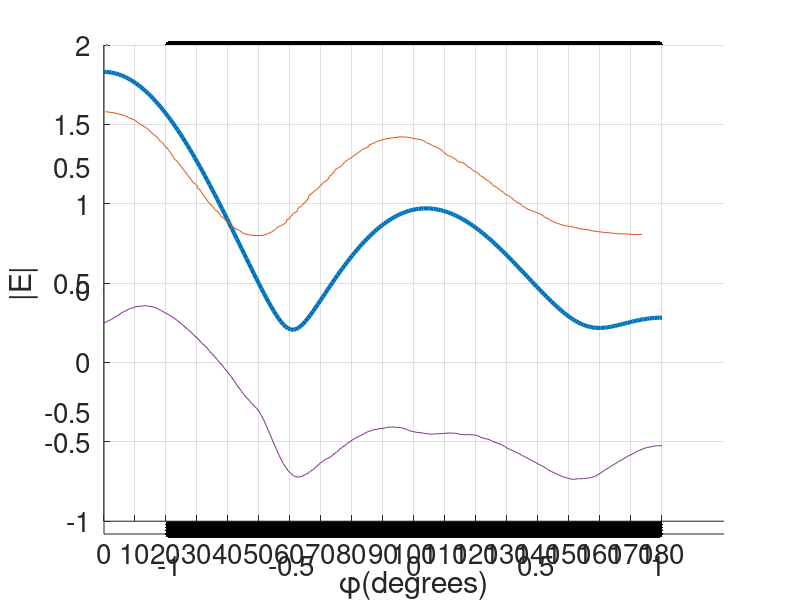

Recreate this plot in MATLAB.
clc; clear variables; close all;

%% defining constants
% epsilon0 = 8.853e-12;
epsilonr = 4;           %relative permitivity of the dielectric shell
epsilon = epsilonr;     
theta0 = pi/2;          %angle between z-axis and propagation axis
phi0 = 0;               %angle between x-axis and projection of k on xy plane
lambda = 1;             %wavelength 
E0 = 1;                 %electric field amplitude 
k = 2*pi/lambda;        %wave vector

%% defining the scatterer
shellsize = lambda;     %temporary space to carve out the dielectric shell
N = 150 ;                 %number of pixels in which space is broken
x1    = linspace(-shellsize,shellsize,N);   %x-space of square space
y1    = linspace(-shellsize,shellsize,N);   %y-space of square space
[X Y] = meshgrid(x1,y1);
X     = reshape(X,[(N)^2,1]);           %to generate the coordinate system
Y     = reshape(Y,[(N)^2,1]);           %to generate the coordinate system

%plotting the square space
 scatter(X,Y,'k','filled');
 hold on; grid on; axis('equal');

%carving out dielectric shell from the square space generated by X and Y
t = 0;      %temporary variable to hold index 
for m = 1:(N)^2
    if ((X(m)^2 + Y(m)^2) <= (0.3*lambda)^2) && ((X(m)^2 + Y(m)^2) >= (0.25*lambda)^2)
       t = t + 1; 
       X1(t) = X(m);
       Y1(t) = Y(m);
    end
end

%plotting the dielectric shell
 scatter(X1,Y1,'w','filled');
 grid on; axis('equal'); hold off;
set(gca,'fontsize',20)
%% formulating and solving the problem
a = lambda / 50; %side of the square patch
r = 0.56 * a;    %radius of equivalent circle with same cross section

%forming matrix C in the equation [C][E] = Ei
for m = 1:length(X1)
    for n = 1:length(X1)
        if m == n
            C(m,n) = 1 + ((epsilon - 1) * (1i/2) * (pi * k * r * besselh(1,2,(k * r)) - 2i));
        else
            rho = sqrt((X1(m) - X1(n))^2 + (Y1(m) - Y1(n))^2);
            C(m,n) = (1i * pi * k * r / 2) * (epsilon - 1) * (besselj(1, (k * r))) * (besselh(0,2,(k * rho)));
        end
    end
end

%for Ei vector
alpha = X1 * sin(theta0) * cos(phi0) + Y1 * sin(theta0) * sin(phi0);
Ei = E0 * exp(-1i * k * alpha);     %incident electric field 

%solving matrix equation
E = C\Ei';      %total electric field on the dielectric volume

%% calculating the total field 
phi = linspace(0,pi,228);   %for circular variation around the shell
%rho0 = (0.3*lambda - 0.25*lambda) + 0.25*lambda;
rho0 = 0.5*lambda;          %distance where we want to check the field

%temporary variable 'temp' to store the amplitude of the field
temp = -1i * (pi * k / 2) * sqrt(2i / (pi * k * rho0)) ...
    * exp(-1i * k * rho0) * (epsilon-1) * r * besselj(1,(k * r)) ;
temp1 = cos(phi.')*X1 + sin(phi.')*Y1;  %to hold angular variation
Es = temp * exp(1i * k * temp1) * E;    %required field
Es = flip(abs(Es));                     %absolute value of the complex field

%% plotting the field w.r.t. phi variation
AxesH = axes('XTick',0:10:180, 'NextPlot', 'add');
plot(phi*180/pi,Es,'linewidth',3);
hold on; grid on; set(gca,'fontsize',20)
xlabel('\phi(degrees)');
ylabel('|E|');

%% extracted from richmond figure 3 (reference plot)
import_rr = load('extrd_fig3_rich.mat');
rr = import_rr.rr;
plot(rr(:,1),rr(:,2),linewidth = 2);

%% calculating the error between reference and implemented data
error_vec = Es - rr(:,2);
error = norm(error_vec);
plot(phi*180/pi,error_vec,linewidth = 2);
